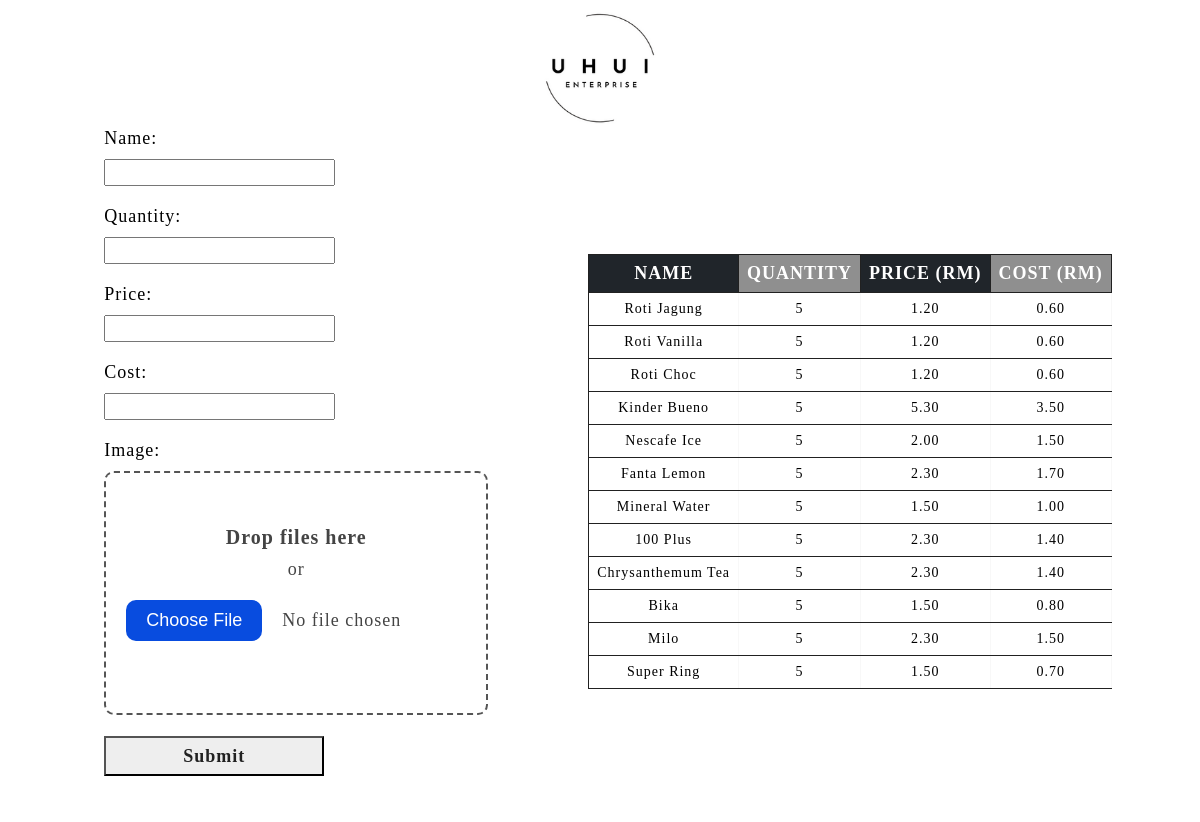
The app's page /adminMenu.php with its own data.
### tables this page shows
CREATE TABLE `item` (
  `i_id` int(5) NOT NULL,
  `i_qty` int(5) NOT NULL DEFAULT 0,
  `i_name` varchar(30) NOT NULL,
  `i_price` decimal(7,2) NOT NULL DEFAULT 0.00,
  `i_cost` decimal(7,2) NOT NULL,
  `i_image` varchar(60) NOT NULL
);

### adminMenu.php (the view, shortened to what this page needs)
<html>
    <head>
        <link rel="stylesheet" href="menuStyle.css">
    </head>
    <body>
        <div class="img">
            <img src="uhuiLogo.png" alt="Uhui Logo" width="200px" height="120px">
        </div>
        <div class="container">
            <form method="post" action="adminMenu.php" enctype="multipart/form-data">
                <label for="name">Name:</label><br>
                <input type="text" id="name" name="name" required><br>
                <label for="quantity">Quantity:</label><br>
                <input type="text" id="quantity" name="quantity" required><br>
                <label for="price">Price:</label><br>
                <input type="text" id="price" name="price" required><br>
                <label for="price">Cost:</label><br>
                <input type="text" id="cost" name="cost" required><br>
                <label>Image:</label><br>
                <label for="images" class="drop-container" id="dropcontainer">
                    <span class="drop-title">Drop files here</span>
                    or
                    <input type="file" id="image" name="image" accept="image/*" required>
                </label>
                <br>
                <button class="submitButton" type="submit">Submit</button>
            </form>
            <table class="fl-table">
                <thead>
                    <tr>
                        <th>NAME</th>
                        <th>QUANTITY</th>
                        <th>PRICE (RM)</th>
                        <th>COST (RM)</th>
                    </tr>
                </thead>
                <?php
                    include('connect.php');
                    $sql = 'SELECT * FROM item';
                    $result = mysqli_query($con, $sql);
                    while ($item = mysqli_fetch_assoc($result)){
                        echo '
                        <tbody>
                            <tr>
                                <td>'.$item["i_name"].'</td>
                                <td>'.$item["i_qty"].'</td>
                                <td>'.$item["i_price"].'</td>
                                <td>'.$item["i_cost"].'</td>
                            </tr>
                        </tbody>';
                    }
                ?>
            </table>
        </div>
    </body>
</html>

### menuStyle.css (style rules this page uses)
* { font-family: Calibri; letter-spacing: 1px; overflow-x: hidden; font-size: 18px; }
.img { display: flex; align-items: center; justify-content: center; }
body { overflow: hidden; }
.container { top: -20px; background-color: #ffffff; width: 1200px; display: flex; align-items: center; justify-content: center; }
input { margin-top: 10px; margin-bottom: 20px; }
.drop-container { margin-top: 10px; position: relative; display: flex; gap: 10px; flex-direction: column; justify-content: center; align-items: center; height: 200px; padding: 20px; border-radius: 10px; border: 2px dashed #555; color: #444; cursor: pointer; transition: background .2s ease-in-out, border .2s ease-in-out; }
.drop-title { color: #444; font-size: 20px; font-weight: bold; text-align: center; transition: color .2s ease-in-out; }
label { font-family: Calibri; }
.fl-table { margin-left: 100px; border-radius: 5px; font-weight: normal; border: 1.8px solid #212121; border-collapse: collapse; width: 200px; max-width: 100%; white-space: nowrap; background-color: white; }
.fl-table td, .fl-table th { border: 1px solid #212121; text-align: center; padding: 8px; }
.fl-table td { border-right: 1px solid #f8f8f8; font-size: 14px; }
.fl-table thead th { color: #ffffff; background: #8f8f8f; }
.fl-table thead th:nth-child(odd) { color: #ffffff; background: #20252a; }
.submitButton { color: #212121; cursor: pointer; background-color: #eeeeee; height: 40px; width: 220px; font-weight: 600; margin-bottom: 20px; text-align: center; }

### records on screen
item: i_name "Roti Jagung", i_qty "5", i_price "1.20", i_cost "0.60"
item: i_name "Roti Vanilla", i_qty "5", i_price "1.20", i_cost "0.60"
item: i_name "Roti Choc", i_qty "5", i_price "1.20", i_cost "0.60"
item: i_name "Kinder Bueno", i_qty "5", i_price "5.30", i_cost "3.50"
item: i_name "Nescafe Ice", i_qty "5", i_price "2.00", i_cost "1.50"
item: i_name "Fanta Lemon", i_qty "5", i_price "2.30", i_cost "1.70"
item: i_name "Mineral Water", i_qty "5", i_price "1.50", i_cost "1.00"
item: i_name "100 Plus", i_qty "5", i_price "2.30", i_cost "1.40"
item: i_name "Chrysanthemum Tea", i_qty "5", i_price "2.30", i_cost "1.40"
item: i_name "Bika", i_qty "5", i_price "1.50", i_cost "0.80"
item: i_name "Milo", i_qty "5", i_price "2.30", i_cost "1.50"
item: i_name "Super Ring", i_qty "5", i_price "1.50", i_cost "0.70"
